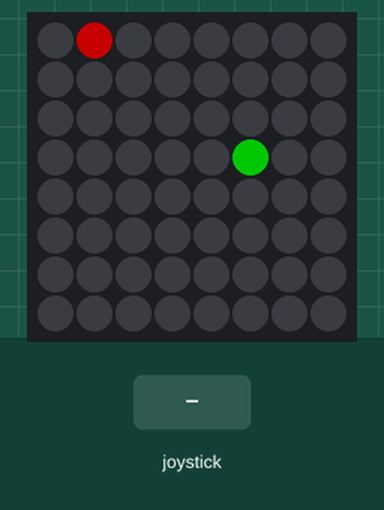
Bench run of a program on a simulated Raspberry Pi (BCM pin numbers) with a Sense HAT. Parts: the Sense HAT's 8×8 RGB LED matrix. Inputs (shaded band) come from the test bench. Dim RGB values are drawn brighter than linear; random numbers come from a fixed seed; the 64×8 strip is a reading aid, not a part: it shows the text the matrix is scrolling, unrolled, one strip-width of it at a time. At 6.1 s the program stops and its outputs stay as they are.

Above: at 1.2 s.
1.3 s: joystick pushed down
At 1.9 s:
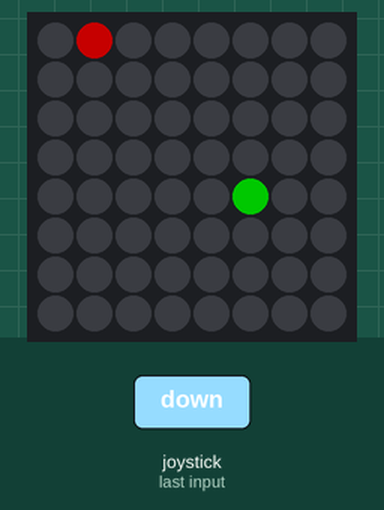
At 7.1 s:
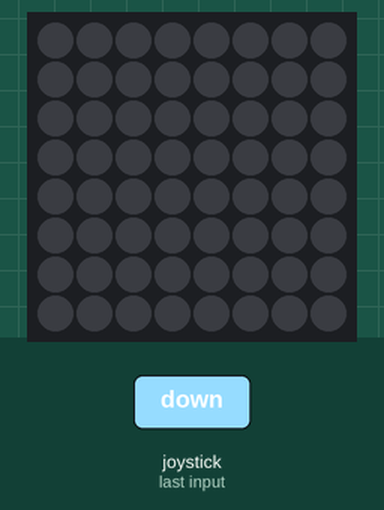
Timing chart, 0 to 7.6 s (numbered marks = the images above; inputs shaded):
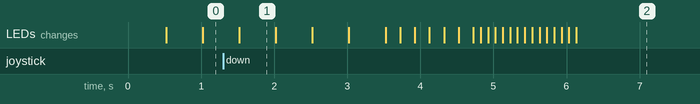

The program:

snake.py
```python
import atexit
from time import sleep
from random import choice
from typing import Union, Tuple

from sense_hat import SenseHat


dir_move = {
    'up': [0, -1],
    'down': [0, 1],
    'left': [-1, 0],
    'right': [1, 0],
}

SNAKE_COLOR = (0, 100, 0)
APPLE_COLOR = (100, 0 ,0)

class Game:
    def __init__(self) -> None:
        self._sense = SenseHat()
        self._sense.clear()

        self._score = 0

        self._snake_body = [[3, 3]]
        self._stick_input = 'right'

        atexit.register(self._sense.clear)

    def end_screen(self, msg: str) -> None:
        self._sense.show_message(msg, text_colour=(100, 100, 100))
        exit()

    def create_apple(self) -> Union[Tuple[int, int], None]:
        pos_map = []
        for x in range(8):
            for y in range(8):
                pos_map.append([x, y])

        if len(pos_map) == len(self._snake_body):
            return

        apple_pos = choice([pos for pos in pos_map if pos not in self._snake_body])
        self._sense.set_pixel(*apple_pos, APPLE_COLOR)

        return apple_pos

    def snake_death(self) -> None:
        x, y = self._snake_body[-1]

        for _ in range(3):
            self._sense.set_pixel(x, y, (100, 100, 100))
            sleep(0.2)
            self._sense.set_pixel(x, y, SNAKE_COLOR)
            sleep(0.2)

        self.end_screen(str(self._score))

    def handle_input(self) -> dir:
        for event in self._sense.stick.get_events():
            if (new_input := event.direction) != 'middle':
                if len(self._snake_body) > 1:
                    if new_input == 'left' and self._stick_input == 'right': continue
                    if new_input == 'right' and self._stick_input == 'left': continue
                    if new_input == 'up' and self._stick_input == 'down': continue
                    if new_input == 'down' and self._stick_input == 'up': continue

                self._stick_input = event.direction

    def run(self) -> None:
        apple_pos = self.create_apple()

        while True:
            sleep(0.5)

            self.handle_input()

            x, y = self._snake_body[-1]

            d_x, d_y = dir_move[self._stick_input]
            new_pos = [x + d_x, y + d_y]

            if not all(p in range(8) for p in new_pos) or new_pos in self._snake_body[1:]:
                self.snake_death()

            self._snake_body.append(new_pos)

            if apple_pos == new_pos:
                self._score += 1

                apple_pos = self.create_apple()
                if apple_pos is None:
                    sleep(0.2)
                    self.end_screen('victory')

                self._sense.set_pixel(*apple_pos, APPLE_COLOR)

            else:
                self._sense.set_pixel(*self._snake_body[0], (0, 0, 0))
                self._snake_body.pop(0)

            self._sense.set_pixel(*self._snake_body[-1], SNAKE_COLOR)


if __name__ == '__main__':
    game = Game()
    game.run()
```

Measured:
- what the display in image 1 shows lasts 0.5 s, from 1.5 s to 2.0 s
